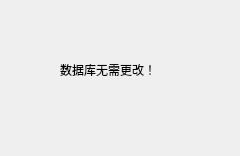
<?xml version="1.0" encoding="UTF-8"?>
<ui version="4.0">
 <class>Form</class>
 <widget class="QWidget" name="Form">
  <property name="geometry">
   <rect>
    <x>0</x>
    <y>0</y>
    <width>240</width>
    <height>156</height>
   </rect>
  </property>
  <property name="windowTitle">
   <string>Form</string>
  </property>
  <widget class="QLabel" name="label">
   <property name="geometry">
    <rect>
     <x>60</x>
     <y>60</y>
     <width>121</width>
     <height>20</height>
    </rect>
   </property>
   <property name="text">
    <string>数据库无需更改！</string>
   </property>
  </widget>
 </widget>
 <resources/>
 <connections/>
</ui>
